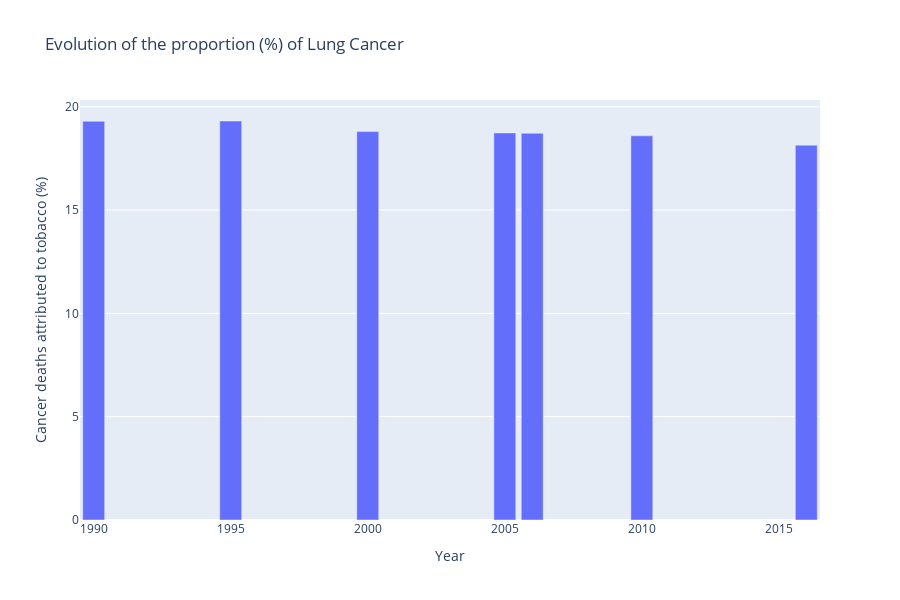

Notebook code cell kept with this figure:
### Code cell
fig = px.bar(df3_taba, x="Year", y="Cancer deaths attributed to tobacco (%)",barmode="group",title="Evolution of the proportion (%) of Lung Cancer")
fig.show()

### Figure 1 — Plotly figure (JSON) as saved in the notebook; plotly's stock layout.template omitted (floating-point values rounded to 4 significant figures)
{"data": [{"alignmentgroup": "True", "hoverlabel": {"namelength": 0}, "hovertemplate": "Year=%{x}<br>Cancer deaths attributed to tobacco (%)=%{y}", "legendgroup": "", "marker": {"color": "#636efa"}, "name": "", "offsetgroup": "", "orientation": "v", "showlegend": false, "textposition": "auto", "type": "bar", "x": [1990, 1995, 2000, 2005, 2006, 2010, 2016], "xaxis": "x", "y": [19.3, 19.31, 18.8, 18.74, 18.72, 18.59, 18.14], "yaxis": "y"}], "layout": {"barmode": "group", "height": 600, "legend": {"tracegroupgap": 0}, "title": {"text": "Evolution of the proportion (%) of Lung Cancer"}, "xaxis": {"anchor": "y", "domain": [0, 1], "title": {"text": "Year"}}, "yaxis": {"anchor": "x", "domain": [0, 1], "title": {"text": "Cancer deaths attributed to tobacco (%)"}}}}
